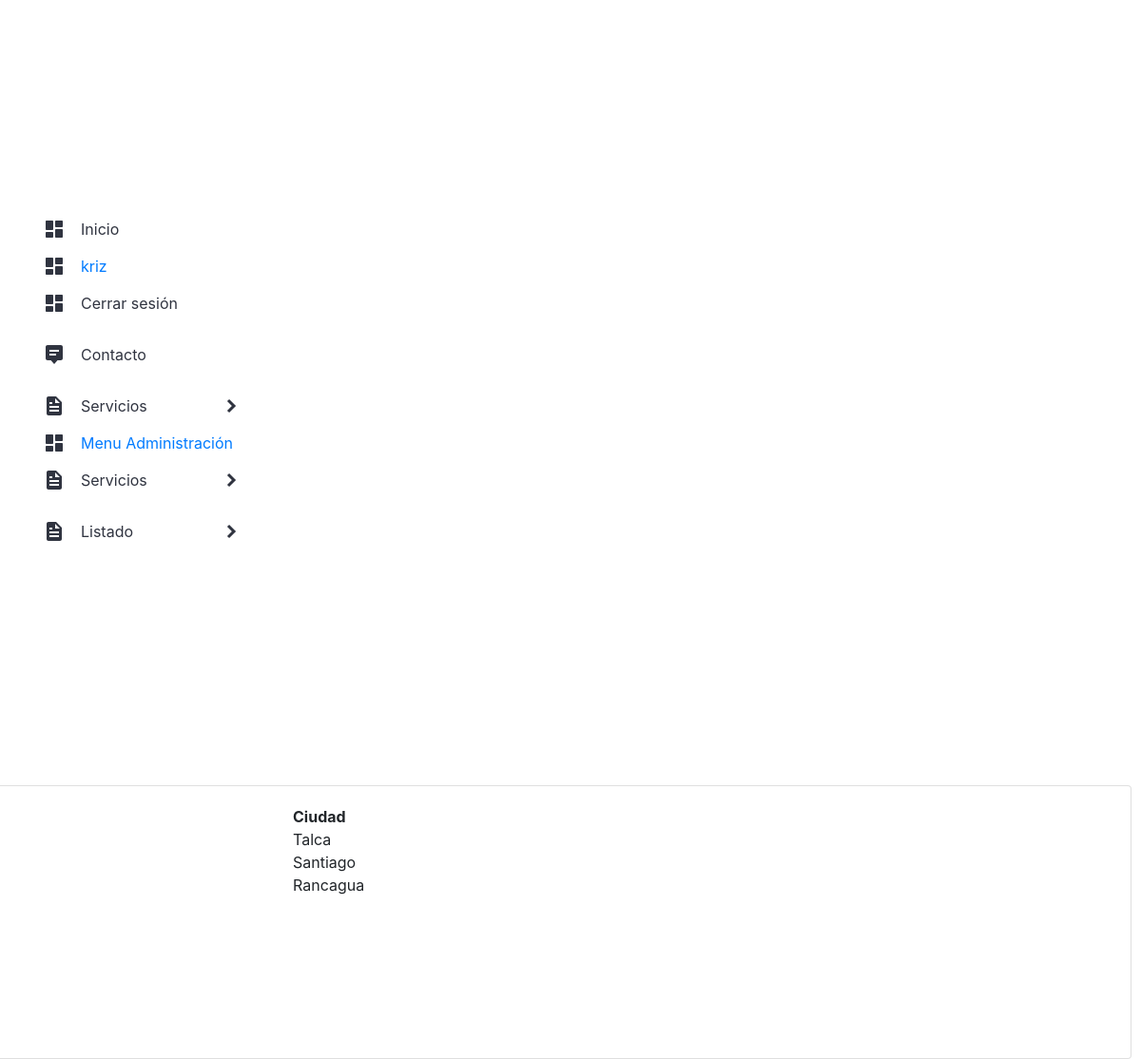
The page /listar_ciudades/ (signed in) on the database its author committed.
### app/models.py (models this page shows, shortened)
class Ciudad (models.Model):
    nombre_ciudad = models.CharField(max_length=50)

### app/views.py (the view)
# urls.py: path('listar_ciudades/', listar_ciudades, name="listar_ciudades"),
@login_required
def listar_ciudades(request):
    Ciudades = Ciudad.objects.all()
    data = {
        'Ciudades': Ciudades
    }
    return render(request, 'app/productos/listar_ciudades.html', data)

### app/templates/app/productos/listar_ciudades.html
{% extends 'app/base.html' %}
{% block contenido %}
{% load humanize %}
<div class="card">
    <div class="card-body">
        <div class="row">
            <div class="col-12 col-md-6 offset-md-3">
                <table>
                    <tr>
                        <th>Ciudad</th>
                    </tr>
                    {% for c in Ciudades %}
                    <tr>
                        <td>{{ c.nombre_ciudad | title }}</td>
                    </tr>
                    {%endfor%}
                </table>
            </div>
        </div>
    </div>
</div>
{% endblock %}

### app/templates/app/base.html (shortened to what this page needs)
<!DOCTYPE html>
<html lang="es">
<head>
    {% load static %}
    <link rel="stylesheet" href="{% static 'app/css/styles.css' %}">
    <link rel="stylesheet" href="https://cdn.jsdelivr.net/npm/bootstrap@4.5.3/dist/css/bootstrap.min.css">
</head>
<body>
    <nav class="nav">
        <ul class="list">
            <li class="list__item">
                <div class="list__button">
                    <img src="{% static 'app/assets/dashboard.svg' %}" class="list__img">
                    <a href="{% url 'Index' %}" class="nav__link">Inicio</a>
                </div>
            </li>
            <li class="list__item">
                <div class="list__button">
                    <img src="{% static 'app/assets/dashboard.svg' %}" class="list__img">
                    <a href="#" class="nav_link">{{ user.username }}</a>
                </div>
            </li>
            <li class="list__item">
                <div class="list__button">
                    <img src="{% static 'app/assets/dashboard.svg' %}" class="list__img">
                    <a href="{% url 'logout' %}" class="nav__link">Cerrar sesión</a>
                </div>
            </li>
            <li class="list__item">
                <div class="list__button">
                    <img src="{% static 'app/assets/message.svg' %}" class="list__img">
                    <a href="{% url 'Contacto' %}" class="nav__link">Contacto</a>
                </div>
            </li>
            {% if user.is_authenticated %}
            <li class="list__item list__item--click">
                <div class="list__button list__button--click">
                    <img src="{% static 'app/assets/docs.svg' %}" class="list__img">
                    <a href="#" class="nav__link">Servicios</a>
                    <img src="{% static 'app/assets/arrow.svg' %}" class="list__arrow">
                </div>
                </li>
            {% if user.is_staff %}
            <li class="list__item">
                <div class="list__button">
                    <img src="{% static 'app/assets/dashboard.svg' %}" class="list__img">
                    <a href="{% url 'menuadmin' %}" class="nav_link">Menu Administración</a>
                </div>
            </li>
            <li class="list__item list__item--click">
                <div class="list__button list__button--click">
                    <img src="{% static 'app/assets/docs.svg' %}" class="list__img">
                    <a href="#" class="nav__link">Servicios</a>
                    <img src="{% static 'app/assets/arrow.svg' %}" class="list__arrow">
                </div>
                </li>
                <li class="list__item list__item--click">
                    <div class="list__button list__button--click">
                        <img src="{% static 'app/assets/docs.svg' %}" class="list__img">
                        <a href="#" class="nav__link">Listado</a>
                        <img src="{% static 'app/assets/arrow.svg' %}" class="list__arrow">
                    </div>
                </li>
            {% endif %}
            {% endif%}
        </ul>
    </nav>
    {% block contenido %}
    {% endblock %}
</body>
</html>

### app/static/app/css/styles.css (style rules this page uses)
* { margin: 0; padding: 0; box-sizing: border-box; }
body { background: #EAEBEF; font-family: 'Poppins', sans-serif; background-image: url(https://espaciocubierto.com/wp-content/uploads/2020/02/Fachada-UCM-7.jpeg); background-repeat: no-repeat; background-attachment: fixed; background-size: cover; height: 20em; }
.nav { width: 300px; }
.nav__link { color: #303440; display: block; padding: 15px 0; text-decoration: none; }
.list { width: 100%; height: 100vh; display: flex; justify-content: center; flex-direction: column; border-radius: 0 16px 16px 0; background: #fff; }
.list__item { list-style: none; width: 100%; text-align: center; overflow: hidden; }
.list__item--click { cursor: pointer; }
.list__button { display: flex; align-items: center; gap: 1em; width: 70%; margin: 0 auto; }
.list__arrow { margin-left: auto; transition: transform .3s; }
.card { display: block; padding: auto; margin: 10px 0 0 -10px; width: 100%; height: 90%; }

### rows shown on the page
Ciudad: nombre_ciudad "Talca"
Ciudad: nombre_ciudad "Santiago"
Ciudad: nombre_ciudad "Rancagua"

### other values the page prints
{{ user.username }} "kriz"
